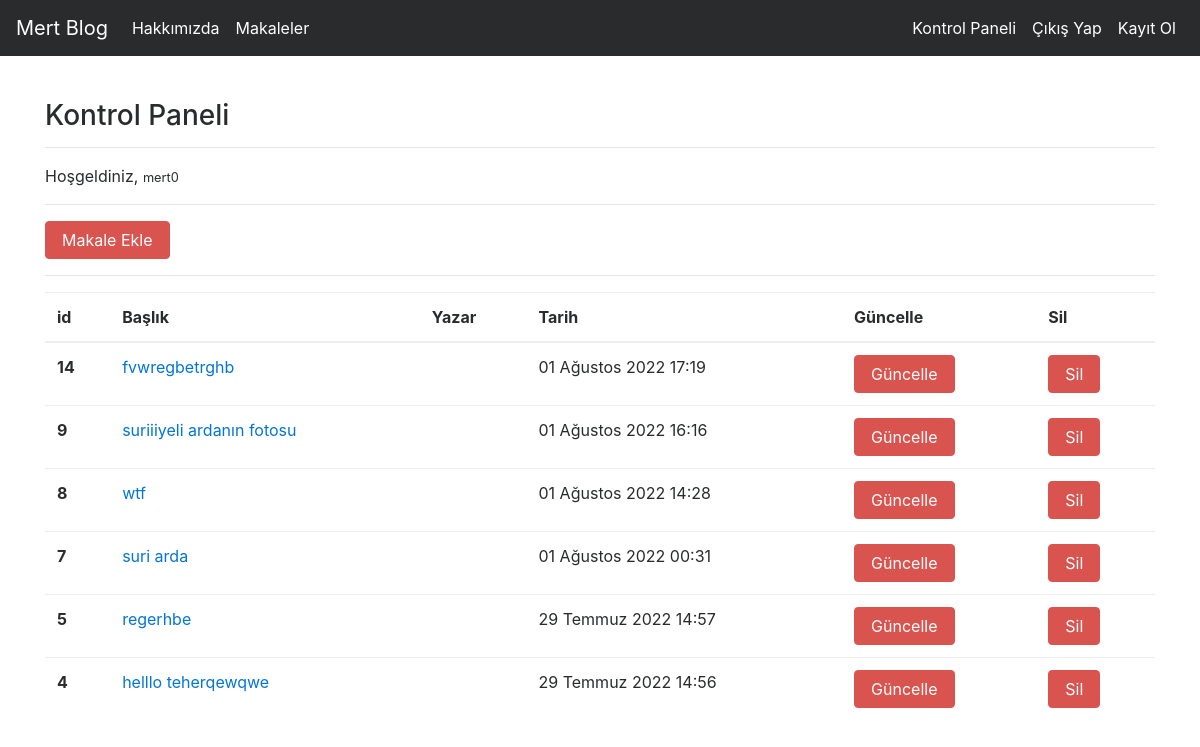
Screenshot of /articles/dashboard/ (signed in) with the database file from the repository.
### article/models.py (models this page shows, shortened)
class Article(models.Model):
    author = models.ForeignKey("auth.User", on_delete= models.CASCADE,verbose_name="Yazar")
    title = models.CharField(max_length=50,verbose_name="Başlık")
    content = RichTextField(verbose_name="İçerik")
    created_date = models.DateTimeField(auto_now_add=True,verbose_name="Oluşturulma Tarihi")
    article_image = models.FileField(blank= True,null = True,verbose_name="Makaleye fotoğraf ekleyin")
    class Meta:
        ordering = ['-created_date']

### article/views.py (the view)
# urls.py: path('dashboard/',views.dashboard,name = "dashboard"),
@login_required(login_url="user:login")
def dashboard(request):
    articles = Article.objects.filter(author = request.user)
    context = {
        "articles":articles
    }
    return render(request,"dashboard.html",context)

### templates/dashboard.html
{% extends 'layout.html' %}
{% block body %}
<h3>Kontrol Paneli</h3>
<hr>
<p>
    Hoşgeldiniz, <small>{{request.user.username}}</small>
</p>
<hr>
<a class = "btn btn-danger" href = "/articles/addarticle">Makale Ekle</a>
<hr>
{% if articles %}
<table class="table">
    <thead>
      <tr>
        <th scope="col">id</th>
        <th scope="col">Başlık</th>
        <th scope="col">Yazar</th>
        <th scope="col">Tarih</th>
        <th scope="col">Güncelle</th>
        <th scope="col">Sil</th>
    </tr>
    </thead>
    <tbody>
        {% for article in articles %}
        <tr>
            <th scope="row">{{article.id}}</th>
            <td><a href="/articles/article/{{article.id}}">{{article.title}}</a></td>
            <td>{{article.username}}</td>
            <td>{{article.created_date}}</td>
            <td><a href="/articles/update/{{article.id}}" class = "btn btn-danger">Güncelle</a></td>
            <td><a href="/articles/delete/{{article.id}}" class = "btn btn-danger">Sil</a></td>
          </tr>
        {% endfor %}
    </tbody>
  </table>
{% else %}
<div class = "aler alert-danger">
    Henüz bir makaleniz bulunmuyor...
</div>
{% endif %}
{% endblock body %}

### templates/layout.html (shortened to what this page needs)
<!DOCTYPE html>
{% load static %}
<html lang="en">
<head>
    <link rel="stylesheet" href="{% static 'css/bootstrap.min.css' %}">
</head>
<body>
    {% include "includes/navbar.html" %}
    <div style = "margin-top: 100px; margin-bottom: 100px" class="container">
        {% block body %}
        {% endblock body %}
    </div>
</body>
</html>

### templates/includes/navbar.html (shortened to what this page needs)
<nav class="navbar navbar-toggleable-md navbar-inverse fixed-top bg-inverse">
    <a class="navbar-brand" href="{% url 'index' %}">Mert Blog</a>
    <div class="collapse navbar-collapse" id="navbarCollapse">
      <ul class="navbar-nav mr-auto">
        <li class="nav-item active">
          <a class="nav-link" href="{% url 'about' %}">Hakkımızda</a>
        </li>
        <li class="nav-item active">
            <a class="nav-link" href="{% url 'article:articles' %}">Makaleler</a>
          </li>
      </ul>
      <ul class="navbar-nav ml-auto">
      {% if request.user.is_authenticated %}
      <li class="nav-item active">
        <a class="nav-link" href="{% url 'article:dashboard' %}">Kontrol Paneli</a>
      </li>
      <li class="nav-item active">
        <a class="nav-link" href="{% url 'user:logout' %}">Çıkış Yap</a>
      </li>
      {% else %}
      <li class="nav-item active">
        <a class="nav-link" href="{% url 'user:login' %}">Giriş Yap</a>
      </li>
      {% endif %}
      <li class="nav-item active">
        <a class="nav-link" href="{% url 'user:register' %}">Kayıt Ol</a>
      </li>
    </div>
  </nav>

### rows the page displays
Article: id "14", title "fvwregbetrghb", created_date "01 Ağustos 2022 17:19"
Article: id "9", title "suriiiyeli ardanın fotosu", created_date "01 Ağustos 2022 16:16"
Article: id "8", title "wtf", created_date "01 Ağustos 2022 14:28"
Article: id "7", title "suri arda", created_date "01 Ağustos 2022 00:31"
Article: id "5", title "regerhbe", created_date "29 Temmuz 2022 14:57"
Article: id "4", title "helllo teherqewqwe", created_date "29 Temmuz 2022 14:56"

### other values shown
{{ request.user.username }} "mert0"
